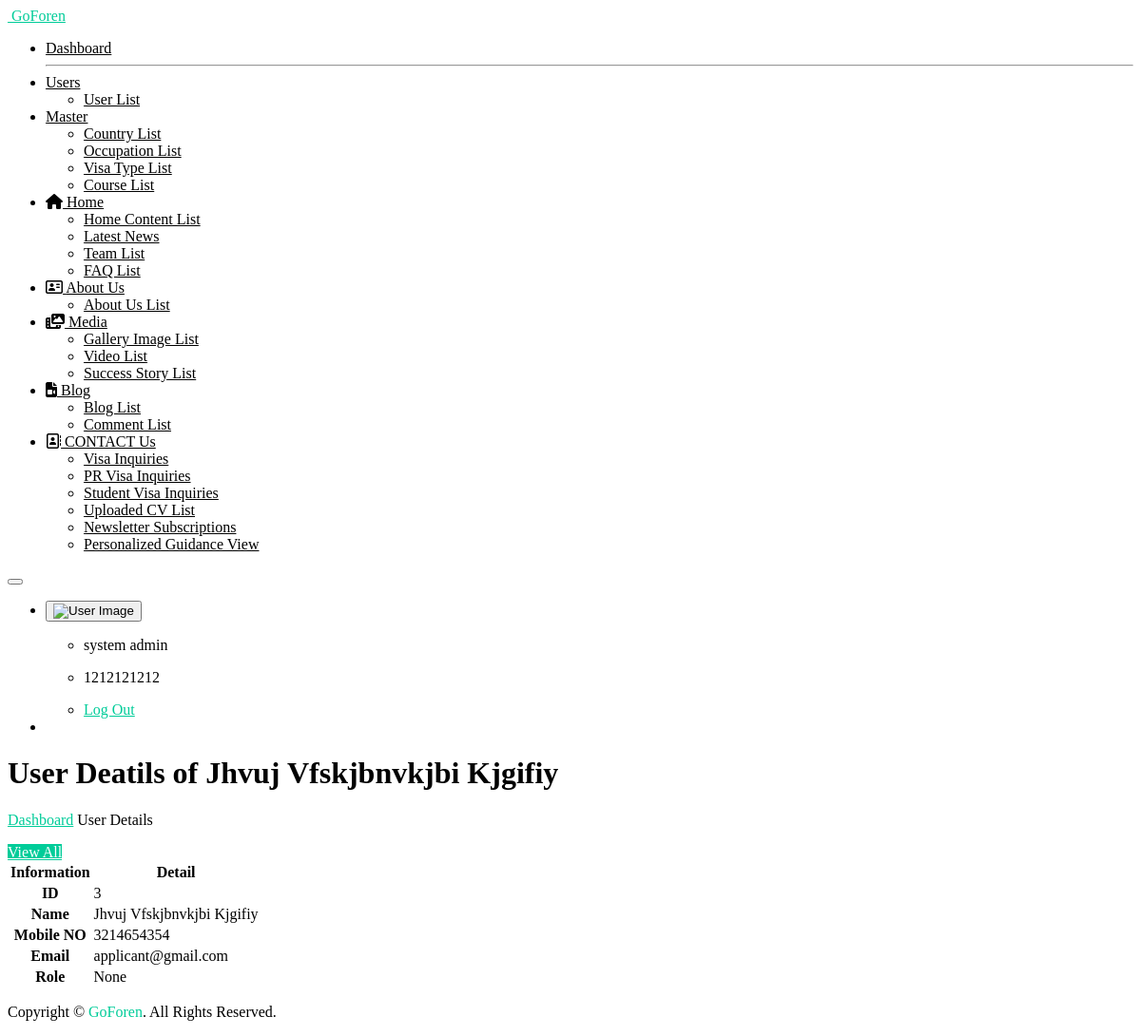
Page /user_view/3 (signed in) on the committed database.
### myapp/models.py (models this page shows, shortened)
class tbl_user(models.Model):
    username = models.CharField(max_length=50, null=True)
    role = models.CharField(max_length=50, null=True)
    email = models.EmailField(max_length=254, unique=True)
    mobile = models.CharField(max_length=15, unique=True)
    password = models.CharField(max_length=128)
    created_at = models.DateTimeField(auto_now_add=True)
    updated_at = models.DateTimeField(auto_now=True)
    class Meta:
        db_table = 'tbl_user'

### myapp/views.py (the view)
    def wrapper(request, *args, **kwargs):
        if 'user_id' not in request.session:
            return redirect('open_sign_in_page')
        return view_func(request, *args, **kwargs)

### myapp/views.py (called while the page is built)
def login_required_custom(view_func):
    def wrapper(request, *args, **kwargs):
        if 'user_id' not in request.session:
            return redirect('open_sign_in_page')
        return view_func(request, *args, **kwargs)
    return wrapper

@login_required_custom
def user_view(request, id):
    data = get_object_or_404(tbl_user, id=id)
    context = {
        "data":data,
    }
    return render(request, "user-view.html", context)

### templates/user-view.html (shortened to what this page needs)
{% extends "base.html" %}
{% load static %}
{%  block start %}
			<div class="ec-content-wrapper">
				<div class="content">
					<div class="breadcrumb-wrapper d-flex align-items-center justify-content-between">
						<div>
							<h1>User Deatils of {{data.username}}</h1>
							<p class="breadcrumbs"><span><a href="{% url 'dashboard_view' %}">Dashboard</a></span>
								<span></span>User Details</p>
						</div>
					<div>
							<a href="{% url 'user_list' %}" class="btn btn-primary"> View All
							</a>
						</div>					</div>
					<div class="row">
						<div class="col-12">
							<div class="card card-default">
								<div class="card-body">
									<div class="table-responsive">
										<table id="responsive-data-table" class="table">
											<tbody>
												<tr style="color:black;">
													<th>Information</th>
													<th>Detail</th>
												</tr>
												<tr>
													<th>ID</th>
													<td>{{data.id}}</td>
												</tr>
												<tr>
													<th>Name</th>
													<td>{{data.username}}</td>
												</tr>
												<tr>
													<th>Mobile NO</th>
													<td>{{data.mobile}}</td>
												</tr>
												<tr>
													<th>Email</th>
													<td>{{data.email}}</td>
												</tr>
												<tr>
													<th>Role</th>
													<td>{{data.role}}</td>
												</tr>
											</tbody>
										</table>
									</div>
								</div>
							</div>
						</div>
					</div>
				</div>
			</div>
{%  endblock %}

### templates/user-view.html (style rules this page uses)
a { color: #00cc99; }
.btn.btn-primary { color: #ffffff; background-color: #00cc99; border-color: #00cc99; }

### rows in the picture
tbl_user: username "Jhvuj Vfskjbnvkjbi Kjgifiy", id "3", mobile "3214654354", email "applicant@gmail.com", role "None"

### other values in the picture
{{ request.session.session_username }} "system admin"
{{ request.session.session_mobile }} "1212121212"
